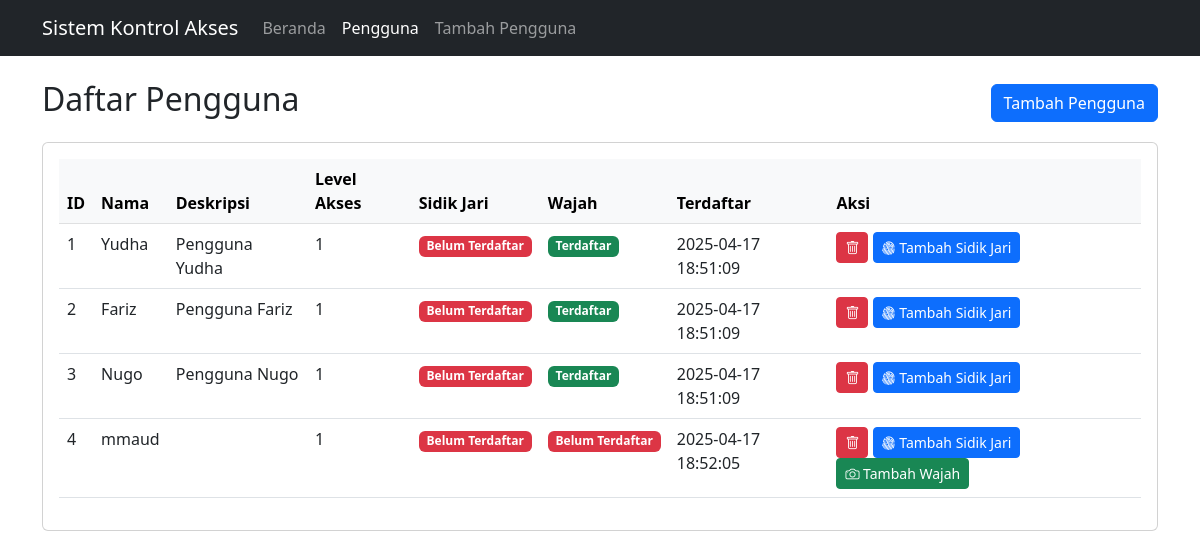
Screenshot of /users with the database file from the repository.
### tables this page shows
CREATE TABLE users (
        id INTEGER PRIMARY KEY AUTOINCREMENT,
        name TEXT NOT NULL,
        description TEXT,
        access_level INTEGER DEFAULT 1,
        finger_id INTEGER,
        has_face BOOLEAN DEFAULT 0,
        face_path TEXT,
        created_at TEXT
    );

### app.py (the view)
@app.route('/users')
def users():
    conn = get_db()
    cursor = conn.cursor()
    cursor.execute('SELECT * FROM users ORDER BY id ASC')
    users_data = cursor.fetchall()
    conn.close()
    return render_template('users.html', users=users_data)

### app.py (called while the page is built)
def get_db():
    conn = sqlite3.connect(DATABASE)
    conn.row_factory = sqlite3.Row  # Agar hasil query bisa diakses seperti dictionary
    return conn

### templates/users.html (shortened to what this page needs)
<!DOCTYPE html>
<html lang="id">
<head>
    <link href="https://cdn.jsdelivr.net/npm/bootstrap@5.3.0/dist/css/bootstrap.min.css" rel="stylesheet">
    <link rel="stylesheet" href="https://cdn.jsdelivr.net/npm/bootstrap-icons@1.10.0/font/bootstrap-icons.css">
</head>
<body>
    <nav class="navbar navbar-expand-lg navbar-dark bg-dark">
        <div class="container">
            <a class="navbar-brand" href="/">Sistem Kontrol Akses</a>
            <div class="collapse navbar-collapse" id="navbarNav">
                <ul class="navbar-nav">
                    <li class="nav-item">
                        <a class="nav-link" href="/">Beranda</a>
                    </li>
                    <li class="nav-item">
                        <a class="nav-link active" href="/users">Pengguna</a>
                    </li>
                    <li class="nav-item">
                        <a class="nav-link" href="/register">Tambah Pengguna</a>
                    </li>
                </ul>
            </div>
        </div>
    </nav>
    <div class="container mt-4">
        <div class="d-flex justify-content-between align-items-center mb-3">
            <h2>Daftar Pengguna</h2>
            <a href="/register" class="btn btn-primary">Tambah Pengguna</a>
        </div>
        <div class="card">
            <div class="card-body">
                {% if users %}
                <div class="table-responsive">
                    <table class="table table-hover">
                        <thead class="table-light">
                            <tr>
                                <th>ID</th>
                                <th>Nama</th>
                                <th>Deskripsi</th>
                                <th>Level Akses</th>
                                <th>Sidik Jari</th>
                                <th>Wajah</th>
                                <th>Terdaftar</th>
                                <th>Aksi</th>
                            </tr>
                        </thead>
                        <tbody>
                            {% for user in users %}
                            <tr>
                                <td>{{ user.id }}</td>
                                <td>{{ user.name }}</td>
                                <td>{{ user.description }}</td>
                                <td>{{ user.access_level }}</td>
                                <td>
                                    {% if user.finger_id %}
                                    <span class="badge bg-success">Terdaftar (ID: {{ user.finger_id }})</span>
                                    {% else %}
                                    <span class="badge bg-danger">Belum Terdaftar</span>
                                    {% endif %}
                                </td>
                                <td>
                                    {% if user.has_face %}
                                    <span class="badge bg-success">Terdaftar</span>
                                    {% else %}
                                    <span class="badge bg-danger">Belum Terdaftar</span>
                                    {% endif %}
                                </td>
                                <td>{{ user.created_at }}</td>
                                <td>
                                    <button class="btn btn-sm btn-danger delete-user" data-user-id="{{ user.id }}" data-user-name="{{ user.name }}">
                                        <i class="bi bi-trash"></i>
                                    </button>
                                    {% if not user.finger_id %}
                                    <a href="/add_fingerprint/{{ user.id }}" class="btn btn-sm btn-primary">
                                        <i class="bi bi-fingerprint"></i> Tambah Sidik Jari
                                    </a>
                                    {% endif %}
                                    {% if not user.has_face %}
                                    <a href="/add_face/{{ user.id }}" class="btn btn-sm btn-success">
                                        <i class="bi bi-camera"></i> Tambah Wajah
                                    </a>
                                    {% endif %}
                                </td>
                            </tr>
                            {% endfor %}
                        </tbody>
                    </table>
                </div>
                {% else %}
                <div class="alert alert-info">
                    Belum ada pengguna yang terdaftar.
                    <a href="/register" class="alert-link">Daftarkan pengguna baru</a>.
                </div>
                {% endif %}
            </div>
        </div>
    </div>
</body>
</html>

### rows the page displays
users: id "1", name "Yudha", description "Pengguna Yudha", access_level "1", has_face "Terdaftar", created_at "2025-04-17 18:51:09"
users: id "2", name "Fariz", description "Pengguna Fariz", access_level "1", has_face "Terdaftar", created_at "2025-04-17 18:51:09"
users: id "3", name "Nugo", description "Pengguna Nugo", access_level "1", has_face "Terdaftar", created_at "2025-04-17 18:51:09"
users: id "4", name "mmaud", access_level "1", has_face "Belum Terdaftar", created_at "2025-04-17 18:52:05"
